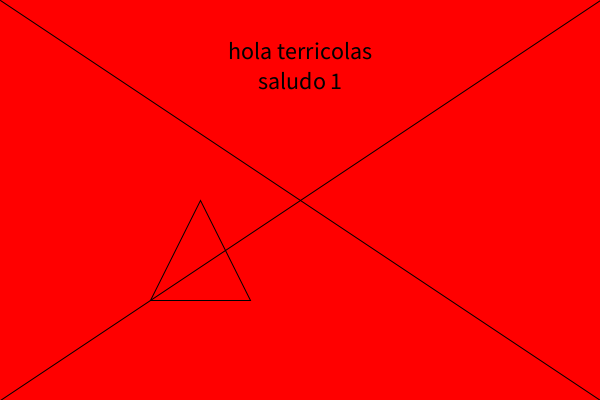
Frame 1 (no input)
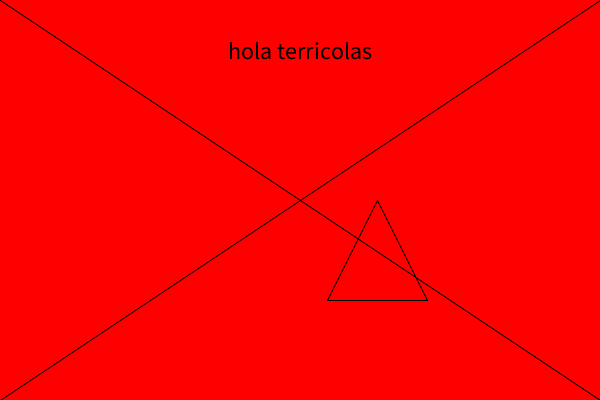
Frame 60 (the mouse pressed at the canvas centre just before this capture)
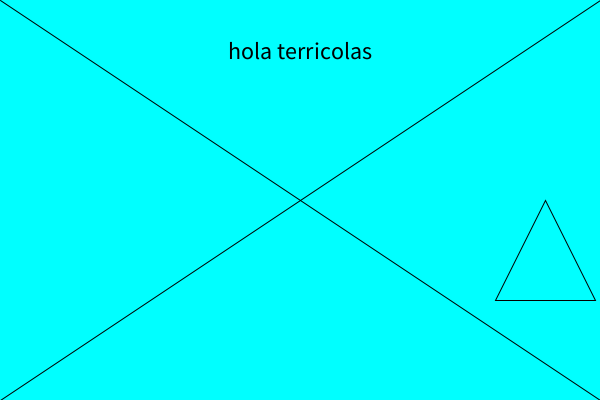
Frame 120 (the mouse held since frame 60 and released just before this capture)

The Processing sketch that drew these frames (run headless with seeded random() and noise(); from frame 60 on, the mouse is pressed at the canvas centre):

// Processing sketch: codigoVersionChatgpt
// ── codigoVersionChatgpt.pde
float xPos;   // posición horizontal del triángulo
float vel = 3; // velocidad

void setup() {
  size(600, 400);
  colorMode(HSB, 360, 100, 100); // Modo HSB
  textAlign(CENTER, CENTER);
  textSize(24);
  xPos = 150; // posición inicial
}

void draw() {
  // Fondo HSB: hue según mouseY
  float hueValue = map(mouseY, 0, height, 0, 360);
  background(hueValue, 100, 100);
  
  // Texto principal
  fill(0);
  text("hola terricolas", width/2, 50);
  
  // Texto repetido según frameCount
  int numSaludos = frameCount % 20;
  for (int i = 0; i < numSaludos; i++) {
    text("saludo " + (i+1), width/2, 80 + i * 20);
  }
  
  // Líneas cruzadas
  stroke(0);
  line(0, 0, width, height);
  line(width, 0, 0, height);
  
  // Dibujar triángulo
  noFill();
  stroke(0);
  triangle(xPos, 300, xPos + 100, 300, xPos + 50, 200);
  
  // Mover triángulo
  xPos += vel;
  
  // Rebotar en bordes
  if (xPos < 0 || xPos + 100 > width) {
    vel *= -1;
  }
}
